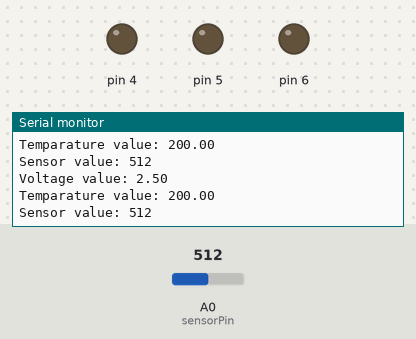
A sketch run on a simulated Arduino Uno, built with avr-gcc and run on an emulated ATmega328P. Parts: output pins drawn as LEDs (lit = HIGH), the last lines printed to the serial monitor. The test bench sets the inputs (shaded band); at power-on: A0 (sensorPin) = 512.

Above: at 1.2 s.
1.3 s: A0 (sensorPin) set to 314
At 2.0 s:
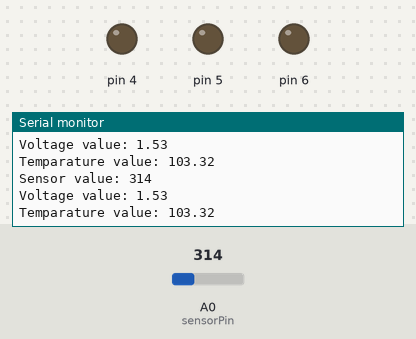
4.3 s: A0 (sensorPin) set to 291
At 5.3 s:
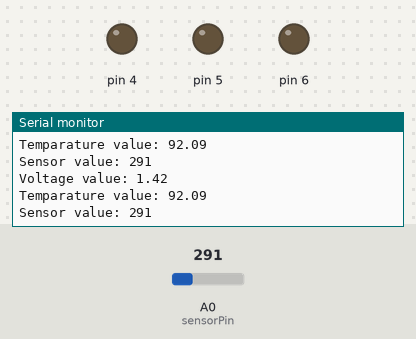
Timing chart, 0 to 7.3 s (numbered marks = the images above; inputs shaded):
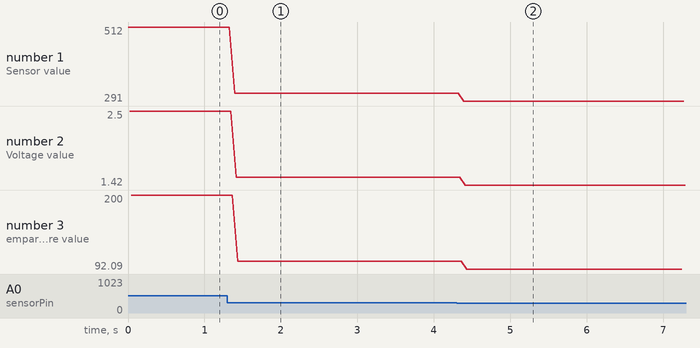

Measured:
- the behaviour switches between 308 and 307 on A0 (sensorPin) (found by bisection; images 1 and 2)
- after the input at 1.3 s, the serial monitor: prints a new line after 0.09 s (image 1)
- after the input at 4.3 s, the serial monitor: prints a new line after 0.09 s (image 2)
- plotted number 1: 512 → 314 after the input at 1.3 s, 314 → 291 after the input at 4.3 s
- plotted number 2: 2.5 → 1.53 after the input at 1.3 s, 1.53 → 1.42 after the input at 4.3 s
- plotted number 3: 200 → 103.32 after the input at 1.3 s, 103.32 → 92.09 after the input at 4.3 s

The sketch:

Temperature_Sensor.ino
```cpp
const int  sensorPin = A0;
const float baselineTemp = 20.0;

void setup()
{
  Serial.begin(9600);

  for (int pinNumber = 4; pinNumber <= 6;pinNumber ++)
    {
      pinMode(pinNumber,OUTPUT);
      digitalWrite(pinNumber,LOW);
    }
}

void loop ()
{
  int sensorVal = analogRead(sensorPin);
  Serial.print("Sensor value: ");
  Serial.println(sensorVal);
  float voltage = (sensorVal/1024.0) *5.0;
  Serial.print("Voltage value: ");
  Serial.println(voltage);
  float temperature = (voltage - .5) *100;
  Serial.print("Temparature value: ");
  Serial.println(temperature);
}
```
